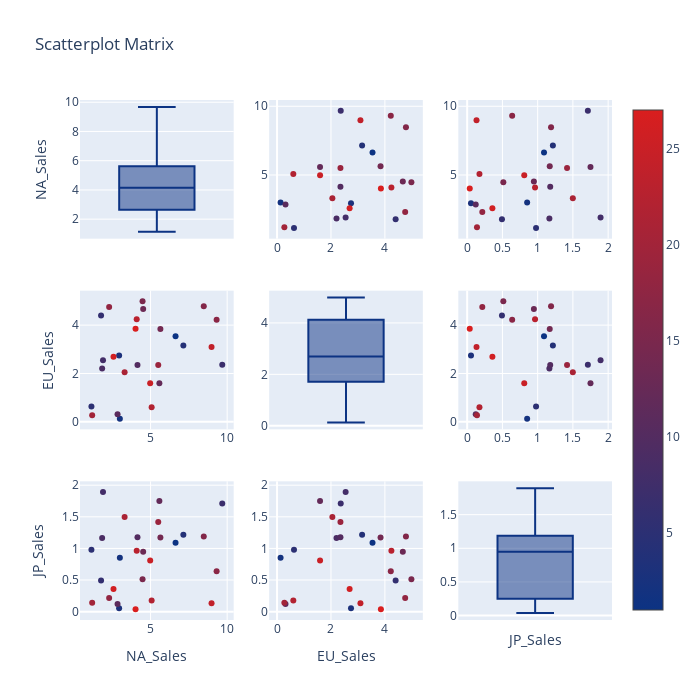

The code cell stored with this chart in its notebook:
### Markdown cell above
Scatter Matrix Plots

### Code cell
import numpy as np
import pandas as pd
import plotly.figure_factory as ff
from plotly.offline import init_notebook_mode, iplot

# Initialize plotly for offline use in Jupyter Notebook
init_notebook_mode(connected=True)

# For demonstration, let's create a sample DataFrame similar to vgsales
data = {
    'Rank': range(1, 101),
    'Name': [f'Game {i}' for i in range(1, 101)],
    'Year': np.random.choice([2015, 2014, 2013], 100),
    'NA_Sales': np.random.rand(100) * 10,
    'EU_Sales': np.random.rand(100) * 5,
    'JP_Sales': np.random.rand(100) * 2
}
vgsales = pd.DataFrame(data)

# Prepare data
dataframe = vgsales[vgsales.Year == 2015]
data2015 = dataframe.loc[:, ["NA_Sales", "EU_Sales", "JP_Sales"]]
data2015["index"] = np.arange(1, len(data2015) + 1)

# Create scatterplot matrix
fig = ff.create_scatterplotmatrix(data2015, diag='box', index='index', colormap='Portland',
                                  colormap_type='cat', height=700, width=700)

# Plot the figure
iplot(fig)

### Figure 1 — Plotly figure (JSON) as saved in the notebook; plotly's stock layout.template omitted (floating-point values rounded to 4 significant figures)
{"data": [{"marker": {"color": "rgb(12, 51, 131)"}, "showlegend": false, "type": "box", "xaxis": "x", "y": [6.631, 2.995, 2.948, 7.14, 1.141, 1.77, 9.68, 1.895, 1.84, 4.146, 2.845, 5.576, 4.518, 5.642, 4.477, 8.474, 9.312, 2.297, 5.502, 1.188, 3.307, 5.071, 4.096, 8.981, 4.975, 2.581, 4.019], "yaxis": "y"}, {"marker": {"color": [1, 2, 3, 4, 5, 6, 7, 8, 9, 10, 11, 12, 13, 14, 15, 16, 17, 18, 19, 20, 21, 22, 23, 24, 25, 26, 27], "colorscale": [[0, "rgb(12, 51, 131)"], [1, "rgb(217, 30, 30)"]], "showscale": true, "size": 6}, "mode": "markers", "showlegend": false, "type": "scatter", "x": [3.542, 0.1316, 2.744, 3.155, 0.6292, 4.398, 2.362, 2.544, 2.205, 2.352, 0.3141, 1.595, 4.666, 3.839, 4.984, 4.782, 4.219, 4.752, 2.352, 0.2712, 2.052, 0.6036, 4.241, 3.093, 1.596, 2.692, 3.852], "xaxis": "x2", "y": [6.631, 2.995, 2.948, 7.14, 1.141, 1.77, 9.68, 1.895, 1.84, 4.146, 2.845, 5.576, 4.518, 5.642, 4.477, 8.474, 9.312, 2.297, 5.502, 1.188, 3.307, 5.071, 4.096, 8.981, 4.975, 2.581, 4.019], "yaxis": "y2"}, {"marker": {"color": [1, 2, 3, 4, 5, 6, 7, 8, 9, 10, 11, 12, 13, 14, 15, 16, 17, 18, 19, 20, 21, 22, 23, 24, 25, 26, 27], "colorscale": [[0, "rgb(12, 51, 131)"], [1, "rgb(217, 30, 30)"]], "showscale": false, "size": 6}, "mode": "markers", "showlegend": false, "type": "scatter", "x": [1.09, 0.851, 0.05428, 1.216, 0.9773, 0.4936, 1.712, 1.892, 1.166, 1.178, 0.1215, 1.749, 0.9465, 1.171, 0.5129, 1.19, 0.6384, 0.2145, 1.417, 0.1391, 1.499, 0.1743, 0.9628, 0.1328, 0.8098, 0.358, 0.03662], "xaxis": "x3", "y": [6.631, 2.995, 2.948, 7.14, 1.141, 1.77, 9.68, 1.895, 1.84, 4.146, 2.845, 5.576, 4.518, 5.642, 4.477, 8.474, 9.312, 2.297, 5.502, 1.188, 3.307, 5.071, 4.096, 8.981, 4.975, 2.581, 4.019], "yaxis": "y3"}, {"marker": {"color": [1, 2, 3, 4, 5, 6, 7, 8, 9, 10, 11, 12, 13, 14, 15, 16, 17, 18, 19, 20, 21, 22, 23, 24, 25, 26, 27], "colorscale": [[0, "rgb(12, 51, 131)"], [1, "rgb(217, 30, 30)"]], "showscale": false, "size": 6}, "mode": "markers", "showlegend": false, "type": "scatter", "x": [6.631, 2.995, 2.948, 7.14, 1.141, 1.77, 9.68, 1.895, 1.84, 4.146, 2.845, 5.576, 4.518, 5.642, 4.477, 8.474, 9.312, 2.297, 5.502, 1.188, 3.307, 5.071, 4.096, 8.981, 4.975, 2.581, 4.019], "xaxis": "x4", "y": [3.542, 0.1316, 2.744, 3.155, 0.6292, 4.398, 2.362, 2.544, 2.205, 2.352, 0.3141, 1.595, 4.666, 3.839, 4.984, 4.782, 4.219, 4.752, 2.352, 0.2712, 2.052, 0.6036, 4.241, 3.093, 1.596, 2.692, 3.852], "yaxis": "y4"}, {"marker": {"color": "rgb(12, 51, 131)"}, "showlegend": false, "type": "box", "xaxis": "x5", "y": [3.542, 0.1316, 2.744, 3.155, 0.6292, 4.398, 2.362, 2.544, 2.205, 2.352, 0.3141, 1.595, 4.666, 3.839, 4.984, 4.782, 4.219, 4.752, 2.352, 0.2712, 2.052, 0.6036, 4.241, 3.093, 1.596, 2.692, 3.852], "yaxis": "y5"}, {"marker": {"color": [1, 2, 3, 4, 5, 6, 7, 8, 9, 10, 11, 12, 13, 14, 15, 16, 17, 18, 19, 20, 21, 22, 23, 24, 25, 26, 27], "colorscale": [[0, "rgb(12, 51, 131)"], [1, "rgb(217, 30, 30)"]], "showscale": false, "size": 6}, "mode": "markers", "showlegend": false, "type": "scatter", "x": [1.09, 0.851, 0.05428, 1.216, 0.9773, 0.4936, 1.712, 1.892, 1.166, 1.178, 0.1215, 1.749, 0.9465, 1.171, 0.5129, 1.19, 0.6384, 0.2145, 1.417, 0.1391, 1.499, 0.1743, 0.9628, 0.1328, 0.8098, 0.358, 0.03662], "xaxis": "x6", "y": [3.542, 0.1316, 2.744, 3.155, 0.6292, 4.398, 2.362, 2.544, 2.205, 2.352, 0.3141, 1.595, 4.666, 3.839, 4.984, 4.782, 4.219, 4.752, 2.352, 0.2712, 2.052, 0.6036, 4.241, 3.093, 1.596, 2.692, 3.852], "yaxis": "y6"}, {"marker": {"color": [1, 2, 3, 4, 5, 6, 7, 8, 9, 10, 11, 12, 13, 14, 15, 16, 17, 18, 19, 20, 21, 22, 23, 24, 25, 26, 27], "colorscale": [[0, "rgb(12, 51, 131)"], [1, "rgb(217, 30, 30)"]], "showscale": false, "size": 6}, "mode": "markers", "showlegend": false, "type": "scatter", "x": [6.631, 2.995, 2.948, 7.14, 1.141, 1.77, 9.68, 1.895, 1.84, 4.146, 2.845, 5.576, 4.518, 5.642, 4.477, 8.474, 9.312, 2.297, 5.502, 1.188, 3.307, 5.071, 4.096, 8.981, 4.975, 2.581, 4.019], "xaxis": "x7", "y": [1.09, 0.851, 0.05428, 1.216, 0.9773, 0.4936, 1.712, 1.892, 1.166, 1.178, 0.1215, 1.749, 0.9465, 1.171, 0.5129, 1.19, 0.6384, 0.2145, 1.417, 0.1391, 1.499, 0.1743, 0.9628, 0.1328, 0.8098, 0.358, 0.03662], "yaxis": "y7"}, {"marker": {"color": [1, 2, 3, 4, 5, 6, 7, 8, 9, 10, 11, 12, 13, 14, 15, 16, 17, 18, 19, 20, 21, 22, 23, 24, 25, 26, 27], "colorscale": [[0, "rgb(12, 51, 131)"], [1, "rgb(217, 30, 30)"]], "showscale": false, "size": 6}, "mode": "markers", "showlegend": false, "type": "scatter", "x": [3.542, 0.1316, 2.744, 3.155, 0.6292, 4.398, 2.362, 2.544, 2.205, 2.352, 0.3141, 1.595, 4.666, 3.839, 4.984, 4.782, 4.219, 4.752, 2.352, 0.2712, 2.052, 0.6036, 4.241, 3.093, 1.596, 2.692, 3.852], "xaxis": "x8", "y": [1.09, 0.851, 0.05428, 1.216, 0.9773, 0.4936, 1.712, 1.892, 1.166, 1.178, 0.1215, 1.749, 0.9465, 1.171, 0.5129, 1.19, 0.6384, 0.2145, 1.417, 0.1391, 1.499, 0.1743, 0.9628, 0.1328, 0.8098, 0.358, 0.03662], "yaxis": "y8"}, {"marker": {"color": "rgb(12, 51, 131)"}, "showlegend": false, "type": "box", "xaxis": "x9", "y": [1.09, 0.851, 0.05428, 1.216, 0.9773, 0.4936, 1.712, 1.892, 1.166, 1.178, 0.1215, 1.749, 0.9465, 1.171, 0.5129, 1.19, 0.6384, 0.2145, 1.417, 0.1391, 1.499, 0.1743, 0.9628, 0.1328, 0.8098, 0.358, 0.03662], "yaxis": "y9"}], "layout": {"height": 700, "showlegend": true, "title": {"text": "Scatterplot Matrix"}, "width": 700, "xaxis": {"anchor": "y", "domain": [0, 0.2889], "showticklabels": false}, "xaxis2": {"anchor": "y2", "domain": [0.3556, 0.6444]}, "xaxis3": {"anchor": "y3", "domain": [0.7111, 1]}, "xaxis4": {"anchor": "y4", "domain": [0, 0.2889]}, "xaxis5": {"anchor": "y5", "domain": [0.3556, 0.6444], "showticklabels": false}, "xaxis6": {"anchor": "y6", "domain": [0.7111, 1]}, "xaxis7": {"anchor": "y7", "domain": [0, 0.2889], "title": {"text": "NA_Sales"}}, "xaxis8": {"anchor": "y8", "domain": [0.3556, 0.6444], "title": {"text": "EU_Sales"}}, "xaxis9": {"anchor": "y9", "domain": [0.7111, 1], "showticklabels": false, "title": {"text": "JP_Sales"}}, "yaxis": {"anchor": "x", "domain": [0.7333, 1], "title": {"text": "NA_Sales"}}, "yaxis2": {"anchor": "x2", "domain": [0.7333, 1]}, "yaxis3": {"anchor": "x3", "domain": [0.7333, 1]}, "yaxis4": {"anchor": "x4", "domain": [0.3667, 0.6333], "title": {"text": "EU_Sales"}}, "yaxis5": {"anchor": "x5", "domain": [0.3667, 0.6333]}, "yaxis6": {"anchor": "x6", "domain": [0.3667, 0.6333]}, "yaxis7": {"anchor": "x7", "domain": [0, 0.2667], "title": {"text": "JP_Sales"}}, "yaxis8": {"anchor": "x8", "domain": [0, 0.2667]}, "yaxis9": {"anchor": "x9", "domain": [0, 0.2667]}}}
